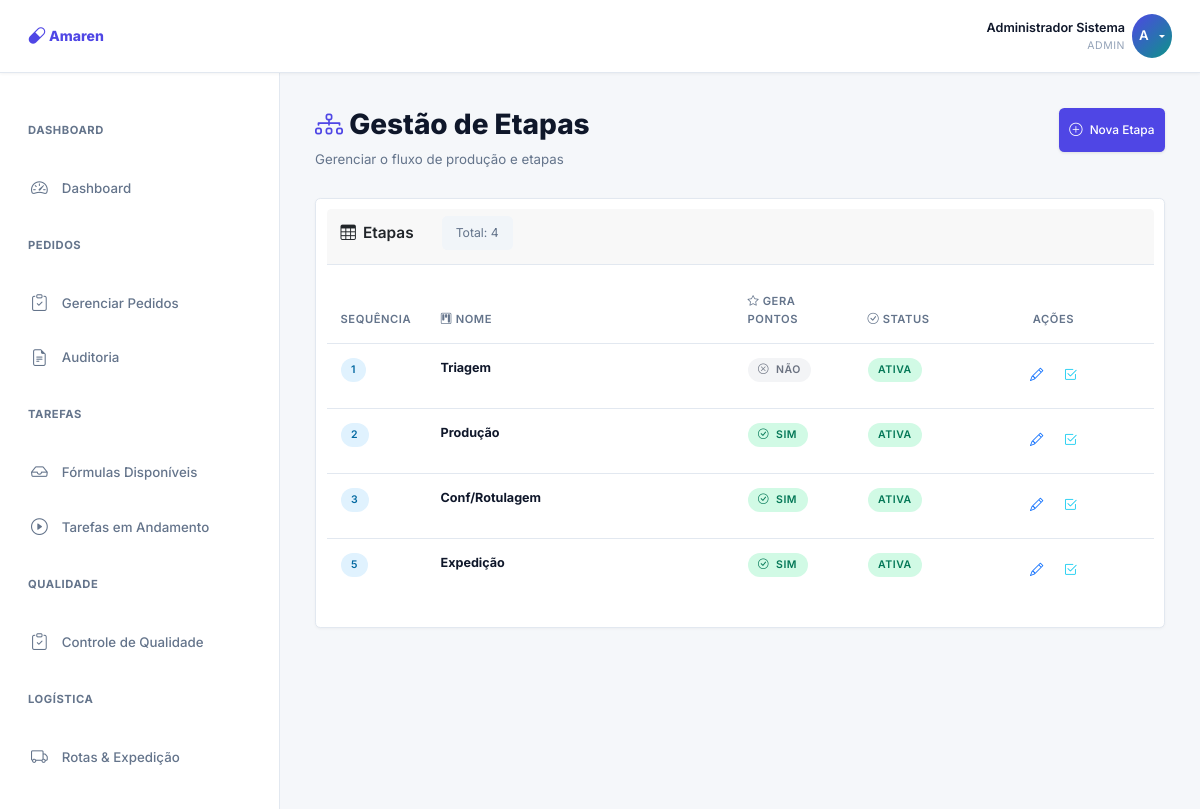
The page /workflow/etapas/ (signed in) on the database its author committed.
### core/models.py (models this page shows, shortened)
class Etapa(models.Model):
    nome = models.CharField(max_length=200)
    sequencia = models.IntegerField()
    ativa = models.BooleanField(default=True)
    se_gera_pontos = models.BooleanField(default=True)
    se_possui_checklists = models.BooleanField(default=False)
    se_possui_calculo_por_quantidade = models.BooleanField(default=False)
    pontos_fixos_etapa = models.DecimalField(
        max_digits=10,
        decimal_places=2,
        default=0,
        help_text='Pontos adicionados ao concluir a etapa (além dos checklists, se houver)'
    )
    criado_em = models.DateTimeField(auto_now_add=True)
    atualizado_em = models.DateTimeField(auto_now=True)
    class Meta:
        ordering = ['sequencia']
        verbose_name = 'Etapa'
        verbose_name_plural = 'Etapas'

### workflow/views.py (the view)
# urls.py: path('etapas/', views.lista_etapas, name='lista_etapas'),
@login_required
def lista_etapas(request):
    if not check_admin_permission(request.user):
        messages.error(request, 'Acesso negado.')
        return redirect('dashboard:home')
    etapas = Etapa.objects.all().order_by('sequencia')
    context = {
        'etapas': etapas,
    }
    return render(request, 'workflow/etapas.html', context)

### workflow/views.py (called while the page is built)
def check_admin_permission(user):
    return (user.groups.filter(name__in=['Superadmin', 'Gerente']).exists() or user.is_superuser)

### templates/workflow/etapas.html (shortened to what this page needs)
{% extends 'base.html' %}
{% block content %}
<div class="page-header">
    <div>
        <h1>
            <i class="bi bi-diagram-3" style="color: #4f46e5;"></i> Gestão de Etapas
        </h1>
        <p>Gerenciar o fluxo de produção e etapas</p>
    </div>
    <a href="{% url 'workflow:criar_etapa' %}" class="btn btn-primary">
        <i class="bi bi-plus-circle"></i> Nova Etapa
    </a>
</div>
<div class="card">
    <div class="card-header">
        <div class="card-header-flex">
            <h3 class="card-title" style="margin: 0;">
                <i class="bi bi-table"></i> Etapas
            </h3>
            <span class="badge-count">
                Total: {{ etapas|length }}
            </span>
        </div>
    </div>
    <div class="card-body p-0">
        {% if etapas %}
        <div class="table-wrapper">
            <table class="table">
                <thead>
                    <tr>
                        <th style="width: 100px;" data-label="Sequência"> Sequência</th>
                        <th data-label="Nome"><i class="bi bi-kanban"></i> Nome</th>
                        <th style="width: 120px;" data-label="Pontos"><i class="bi bi-star"></i> Gera Pontos</th>
                        <th style="width: 100px;" data-label="Status"><i class="bi bi-check-circle"></i> Status</th>
                        <th style="width: 200px; text-align: center;">Ações</th>
                    </tr>
                </thead>
                <tbody>
                    {% for etapa in etapas %}
                    <tr>
                        <td>
                            <span class="badge" style="background: #e0f2fe; color: #0369a1; padding: 0.5rem 0.75rem;">
                                {{ etapa.sequencia }}
                            </span>
                        </td>
                        <td><strong>{{ etapa.nome }}</strong></td>
                        <td>
                            {% if etapa.se_gera_pontos %}
                            <span class="badge" style="background: #d1fae5; color: #047857;">
                                <i class="bi bi-check-circle"></i> Sim
                            </span>
                            {% else %}
                            <span class="badge" style="background: #f3f4f6; color: #6b7280;">
                                <i class="bi bi-x-circle"></i> Não
                            </span>
                            {% endif %}
                        </td>
                        <td>
                            {% if etapa.ativa %}
                            <span class="badge" style="background: #d1fae5; color: #047857;">Ativa</span>
                            {% else %}
                            <span class="badge" style="background: #fee2e2; color: #991b1b;">Inativa</span>
                            {% endif %}
                        </td>
                        <td style="text-align: center;">
                            <a href="{% url 'workflow:editar_etapa' etapa.id %}" class="btn btn-sm btn-outline-primary" title="Editar etapa">
                                <i class="bi bi-pencil"></i>
                            </a>
                            <a href="{% url 'workflow:checklists_etapa' etapa.id %}" class="btn btn-sm btn-outline-info" title="Ver checklists">
                                <i class="bi bi-check2-square"></i>
                            </a>
                        </td>
                    </tr>
                    {% endfor %}
                </tbody>
            </table>
        </div>
        {% else %}
        <div style="text-align: center; padding: 2rem; color: #64748b;">
            <i class="bi bi-inbox" style="font-size: 2rem; opacity: 0.3;"></i>
            <p style="margin-top: 1rem;">Nenhuma etapa cadastrada</p>
        </div>
        {% endif %}
    </div>
</div>
{% endblock %}

### templates/base.html (shortened to what this page needs)
{% load static %}
<!DOCTYPE html>
<html lang="pt-BR">
<head>
    <link href="https://cdn.jsdelivr.net/npm/bootstrap@5.3.0/dist/css/bootstrap.min.css" rel="stylesheet">
    <link rel="stylesheet" href="https://cdn.jsdelivr.net/npm/bootstrap-icons@1.11.0/font/bootstrap-icons.css">
    <link rel="stylesheet" href="{% static 'css/style.css' %}">
</head>
<body>
    {% if user.is_authenticated %}
        <nav class="navbar">
            <div class="navbar-brand">
                <i class="bi bi-capsule"></i> Amaren
            </div>
            <div class="user-menu">
                <div class="user-info">
                    <div class="user-name">{{ user.get_full_name|default:user.username }}</div>
                    <div class="user-role">
                        {% if user.is_superuser %}Admin
                        {% elif user.groups.all %}{{ user.groups.all|first }}
                        {% else %}Funcionário{% endif %}
                    </div>
                </div>
                <div class="dropdown">
                    <button class="user-avatar dropdown-toggle" data-dropdown="user-menu" title="Menu do usuário">
                        {{ user.first_name|first|upper }}
                    </button>
                </div>
            </div>
        </nav>
        <div class="layout">
            {% if user.is_superuser or user.groups.all.0.name == 'Superadmin' or user.groups.all.0.name == 'Gerente' %}
                <aside class="sidebar">
                    {% include 'includes/sidebar_gerente_admin.html' %}
                </aside>
            {% elif user.groups.all.0.name == 'Funcionário' %}
                <aside class="sidebar">
                    {% include 'includes/sidebar_funcionario.html' %}
                </aside>
            {% endif %}
            <main class="main-content">
                {% block content %}{% endblock %}
            </main>
        </div>
    {% else %}
        {% block login_content %}{% endblock %}
    {% endif %}
</body>
</html>

### templates/workflow/etapas.html (style rules this page uses)
.page-header { margin-bottom: var(--spacing-lg); display: flex; flex-direction: column; gap: var(--spacing-md); }
@media (min-width: 768px) { .page-header { flex-direction: row; justify-content: space-between; align-items: flex-start; } }
.page-header h1 { font-size: 1.75rem; font-weight: 800; margin: 0; }
@media (min-width: 768px) { .page-header h1 { font-size: 2rem; } }
.page-header p { color: var(--text-secondary); margin: 0.5rem 0 0 0; font-size: 0.95rem; }
.card-header-flex { display: flex; flex-direction: column; gap: var(--spacing-md); justify-content: space-between; align-items: flex-start; }
@media (min-width: 640px) { .card-header-flex { flex-direction: row; gap: var(--spacing-lg); align-items: center; } }
.badge-count { color: var(--text-secondary); white-space: nowrap; padding: 0.5rem 1rem; background: #f1f5f9; border-radius: 0.375rem; font-size: 0.875rem; }
.table-wrapper { overflow-x: auto; }

### rows shown on the page
Etapa: sequencia "1", nome "Triagem", se_gera_pontos False (drawn), ativa "ATIVA"
Etapa: sequencia "2", nome "Produção", se_gera_pontos True (drawn), ativa "ATIVA"
Etapa: sequencia "3", nome "Conf/Rotulagem", se_gera_pontos True (drawn), ativa "ATIVA"
Etapa: sequencia "5", nome "Expedição", se_gera_pontos True (drawn), ativa "ATIVA"

### other values the page prints
{{ user.get_full_name|default:user.username }} "Administrador Sistema"
{{ user.first_name|first|upper }} "A"
{{ etapas|length }} "4"
